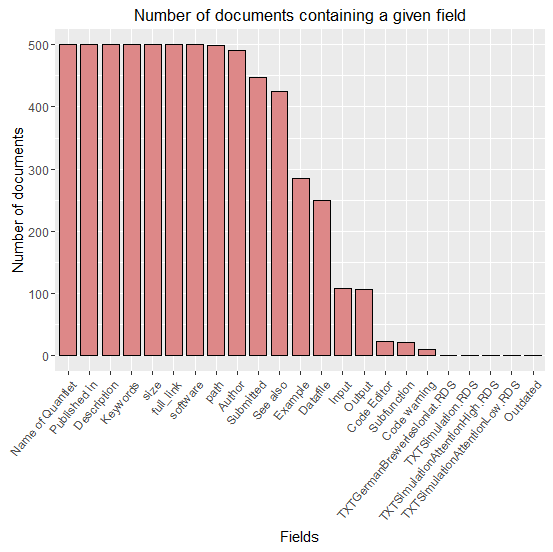

This figure's R source:

# clear variables and close windows
rm(list = ls(all = TRUE))
graphics.off()

# install and load packages
libraries = c("ggplot2")
lapply(libraries, function(x) if (!(x %in% installed.packages())) {
install.packages(x)
})
lapply(libraries, library, quietly = TRUE, character.only = TRUE)

# load data
options(stringsAsFactors=FALSE)
obj.names  = load("yamlQN.RData", .GlobalEnv)

# remove empty fields
yaml.removeNulls = function(yaml_dset) {
  yaml_dset_clean = yaml_dset
  for (i in 1:length(yaml_dset)){
    ind_remove  = c()
    for (j in 1:length(yaml_dset[[i]]))
    {
      if(is.null(yaml_dset[[i]][[j]])) {
        ind_remove = c(ind_remove,j)}
    }
    for (m in sort(ind_remove, decreasing = TRUE)){ 
      yaml_dset_clean[[i]][m]  = NULL
    }
  }
  return (yaml_dset_clean)
}

corpus = yaml.removeNulls(yaml_list)

# merge fields, only those in fields_standard are left: 

yaml.mergeFields = function(yaml_dset, fields_to_merge, fields_standard) {
  yaml_dset_merged = yaml_dset
  for (i in 1:length(yaml_dset)){
    field_names = names(yaml_dset[[i]])
    ind_remove  = c()
    for (j in 1:length(field_names)){
      for (k in 1:length(fields_to_merge)){
        if (field_names[j] %in% fields_to_merge[[k]]){
          if (fields_standard[k] %in% field_names){
            app_to  = which(field_names %in% fields_standard[k])
            yaml_dset_merged[[i]][[app_to]] = paste(yaml_dset_merged[[i]][[app_to]],", ",yaml_dset_merged[[i]][[j]], sep="")
            ind_remove = c(ind_remove,j)}
          else{names(yaml_dset_merged[[i]])[j] = fields_standard[k]}}
      }
    }
    for (m in sort(ind_remove, decreasing = TRUE)){ 
      yaml_dset_merged[[i]][m]  = NULL
    }
  }
  return(yaml_dset_merged)
}

fields_to_merge = list(c("Author [New]", "Author[Update]"), c("Datafiles", "Datafile[example]"), 
                         c("Keywords[new]"), c("Name of QuantLet"), c("Subfunctions"))
fields_standard = c("Author", "Datafile", "Keywords", "Name of Quantlet", "Subfunction")
  
corpus = yaml.mergeFields(corpus, fields_to_merge, fields_standard)

# number of occurrences of all different fields
yaml.FieldNumDocs = function(yaml_dset) {
  field_names = c()
  field_ndocs = c()
  
  for (i in 1:length(yaml_dset)){
    row_names = names(yaml_dset[[i]])
    for (j in 1:length(row_names)){
      if (row_names[j] %in% field_names){
        m = match(row_names[j], field_names)
        field_ndocs[[m]] = field_ndocs[[m]]+1}
      else {
        field_names = c(field_names, row_names[j])
        field_ndocs = c(field_ndocs, 1)}
    }
  }
  Field_nDocs = data.frame(fields = field_names, ndocs  = field_ndocs)
  Field_nDocs = Field_nDocs[order(-Field_nDocs$ndocs),]
  return (Field_nDocs)
}

# plot
yaml.plotFieldNumDocs = function(yaml_dset) {
  Field_nDocs = yaml.FieldNumDocs(yaml_dset)
  Field_nDocs = transform(Field_nDocs, fields = factor(fields, levels = Field_nDocs$fields))

  plot = ggplot(data=Field_nDocs, aes(x=fields, y=ndocs, fill=fields)) + 
    geom_bar(colour="black", fill="#DD8888", width=.8, stat="identity") + 
    guides(fill=FALSE) + xlab("Fields") + ylab("Number of documents") +
    ggtitle("Number of documents containing a given field") + theme(axis.text.x = element_text(angle = 50, hjust = 1))
  
  return(plot)
}

yaml.plotFieldNumDocs(corpus)
